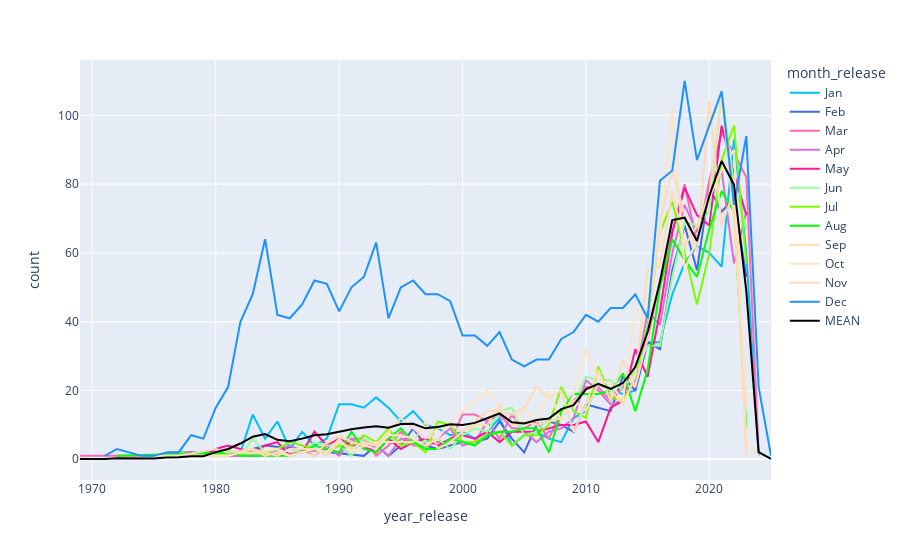

Notebook code cell kept with this figure:
### Code cell
releases_fig(dataframe)

### Figure 1 — Plotly figure (JSON) as saved in the notebook; plotly's stock layout.template omitted (floating-point values rounded to 4 significant figures)
{"data": [{"hovertemplate": "month_release=Jan<br>year_release=%{x}<br>count=%{y}<extra></extra>", "legendgroup": "Jan", "line": {"color": "deepskyblue", "dash": "solid"}, "marker": {"symbol": "circle"}, "mode": "lines", "name": "Jan", "orientation": "v", "showlegend": true, "type": "scatter", "x": [1978, 1979, 1980, 1981, 1982, 1983, 1984, 1985, 1986, 1987, 1988, 1989, 1990, 1991, 1992, 1993, 1994, 1995, 1996, 1997, 1998, 1999, 2000, 2001, 2002, 2003, 2004, 2005, 2006, 2007, 2008, 2009, 2010, 2011, 2012, 2013, 2014, 2015, 2016, 2017, 2018, 2019, 2020, 2021, 2022, 2023, 2024], "xaxis": "x", "y": [1, 2, 1, 2, 2, 13, 6, 11, 3, 8, 4, 6, 16, 16, 15, 18, 15, 11, 14, 10, 9, 7, 8, 6, 8, 12, 4, 7, 8, 6, 5, 12, 14, 22, 20, 19, 20, 34, 34, 48, 57, 62, 60, 56, 93, 60, 1], "yaxis": "y"}, {"hovertemplate": "month_release=Feb<br>year_release=%{x}<br>count=%{y}<extra></extra>", "legendgroup": "Feb", "line": {"color": "royalblue", "dash": "solid"}, "marker": {"symbol": "circle"}, "mode": "lines", "name": "Feb", "orientation": "v", "showlegend": true, "type": "scatter", "x": [1976, 1982, 1984, 1989, 1992, 1993, 1994, 1995, 1996, 1997, 1998, 1999, 2000, 2001, 2002, 2003, 2004, 2005, 2006, 2007, 2008, 2009, 2010, 2011, 2012, 2013, 2014, 2015, 2016, 2017, 2018, 2019, 2020, 2021, 2022, 2023], "xaxis": "x", "y": [2, 2, 4, 2, 1, 4, 1, 4, 9, 4, 3, 4, 5, 5, 6, 11, 6, 2, 10, 11, 10, 8, 16, 15, 14, 24, 20, 34, 32, 55, 68, 55, 79, 72, 76, 53], "yaxis": "y"}, {"hovertemplate": "month_release=Mar<br>year_release=%{x}<br>count=%{y}<extra></extra>", "legendgroup": "Mar", "line": {"color": "hotpink", "dash": "solid"}, "marker": {"symbol": "circle"}, "mode": "lines", "name": "Mar", "orientation": "v", "showlegend": true, "type": "scatter", "x": [1969, 1976, 1982, 1984, 1987, 1989, 1990, 1991, 1992, 1993, 1994, 1995, 1996, 1997, 1998, 1999, 2000, 2001, 2002, 2003, 2004, 2005, 2006, 2007, 2008, 2009, 2010, 2011, 2012, 2013, 2014, 2015, 2016, 2017, 2018, 2019, 2020, 2021, 2022, 2023, 2024], "xaxis": "x", "y": [1, 1, 1, 1, 2, 3, 2, 6, 6, 1, 4, 8, 4, 4, 5, 5, 13, 13, 11, 13, 9, 9, 11, 6, 14, 17, 21, 21, 17, 21, 27, 35, 52, 66, 80, 63, 81, 95, 89, 82, 2], "yaxis": "y"}, {"hovertemplate": "month_release=Apr<br>year_release=%{x}<br>count=%{y}<extra></extra>", "legendgroup": "Apr", "line": {"color": "orchid", "dash": "solid"}, "marker": {"symbol": "circle"}, "mode": "lines", "name": "Apr", "orientation": "v", "showlegend": true, "type": "scatter", "x": [1975, 1980, 1982, 1984, 1986, 1988, 1989, 1990, 1991, 1992, 1993, 1994, 1995, 1996, 1997, 1998, 1999, 2000, 2001, 2002, 2003, 2004, 2005, 2006, 2007, 2008, 2009, 2010, 2011, 2012, 2013, 2014, 2015, 2016, 2017, 2018, 2019, 2020, 2021, 2022, 2023], "xaxis": "x", "y": [1, 1, 1, 1, 4, 1, 4, 1, 6, 3, 4, 1, 6, 5, 5, 6, 9, 4, 5, 11, 6, 13, 8, 5, 8, 9, 12, 23, 20, 16, 17, 23, 43, 39, 60, 74, 66, 78, 84, 57, 72], "yaxis": "y"}, {"hovertemplate": "month_release=May<br>year_release=%{x}<br>count=%{y}<extra></extra>", "legendgroup": "May", "line": {"color": "deeppink", "dash": "solid"}, "marker": {"symbol": "circle"}, "mode": "lines", "name": "May", "orientation": "v", "showlegend": true, "type": "scatter", "x": [1977, 1978, 1979, 1980, 1981, 1982, 1983, 1984, 1985, 1986, 1987, 1988, 1989, 1990, 1991, 1992, 1993, 1994, 1995, 1996, 1997, 1998, 1999, 2000, 2001, 2002, 2003, 2004, 2005, 2006, 2007, 2008, 2009, 2010, 2011, 2012, 2013, 2014, 2015, 2016, 2017, 2018, 2019, 2020, 2021, 2022, 2023], "xaxis": "x", "y": [1, 2, 1, 3, 4, 3, 2, 4, 5, 1, 2, 8, 4, 6, 4, 4, 2, 6, 3, 5, 6, 4, 6, 7, 6, 8, 5, 8, 8, 8, 9, 10, 10, 11, 5, 15, 17, 32, 24, 43, 66, 79, 71, 68, 97, 83, 71], "yaxis": "y"}, {"hovertemplate": "month_release=Jun<br>year_release=%{x}<br>count=%{y}<extra></extra>", "legendgroup": "Jun", "line": {"color": "palegreen", "dash": "solid"}, "marker": {"symbol": "circle"}, "mode": "lines", "name": "Jun", "orientation": "v", "showlegend": true, "type": "scatter", "x": [1977, 1979, 1980, 1981, 1982, 1983, 1984, 1985, 1986, 1987, 1988, 1989, 1990, 1991, 1992, 1993, 1994, 1995, 1996, 1997, 1998, 1999, 2000, 2001, 2002, 2003, 2004, 2005, 2006, 2007, 2008, 2009, 2010, 2011, 2012, 2013, 2014, 2015, 2016, 2017, 2018, 2019, 2020, 2021, 2022, 2023], "xaxis": "x", "y": [2, 1, 1, 3, 1, 6, 2, 1, 3, 2, 5, 4, 4, 1, 6, 4, 7, 4, 5, 5, 6, 3, 7, 9, 8, 14, 15, 7, 8, 12, 14, 16, 24, 23, 23, 20, 26, 33, 33, 53, 69, 68, 72, 107, 80, 67], "yaxis": "y"}, {"hovertemplate": "month_release=Jul<br>year_release=%{x}<br>count=%{y}<extra></extra>", "legendgroup": "Jul", "line": {"color": "lawngreen", "dash": "solid"}, "marker": {"symbol": "circle"}, "mode": "lines", "name": "Jul", "orientation": "v", "showlegend": true, "type": "scatter", "x": [1974, 1979, 1983, 1984, 1985, 1986, 1987, 1988, 1989, 1990, 1991, 1992, 1993, 1994, 1995, 1996, 1997, 1998, 1999, 2000, 2001, 2002, 2003, 2004, 2005, 2006, 2007, 2008, 2009, 2010, 2011, 2012, 2013, 2014, 2015, 2016, 2017, 2018, 2019, 2020, 2021, 2022, 2023], "xaxis": "x", "y": [1, 1, 2, 2, 3, 5, 4, 3, 2, 4, 4, 7, 5, 9, 4, 5, 2, 11, 10, 5, 5, 7, 8, 4, 7, 7, 10, 21, 14, 12, 27, 18, 17, 24, 39, 66, 75, 60, 45, 60, 87, 97, 57], "yaxis": "y"}, {"hovertemplate": "month_release=Aug<br>year_release=%{x}<br>count=%{y}<extra></extra>", "legendgroup": "Aug", "line": {"color": "lime", "dash": "solid"}, "marker": {"symbol": "circle"}, "mode": "lines", "name": "Aug", "orientation": "v", "showlegend": true, "type": "scatter", "x": [1972, 1981, 1982, 1984, 1986, 1987, 1988, 1989, 1990, 1991, 1992, 1993, 1994, 1995, 1996, 1997, 1998, 1999, 2000, 2001, 2002, 2003, 2004, 2005, 2006, 2007, 2008, 2009, 2010, 2011, 2012, 2013, 2014, 2015, 2016, 2017, 2018, 2019, 2020, 2021, 2022, 2023], "xaxis": "x", "y": [1, 2, 1, 1, 1, 2, 4, 3, 2, 8, 3, 2, 6, 9, 5, 3, 3, 6, 5, 4, 7, 8, 8, 9, 9, 2, 14, 19, 19, 19, 20, 25, 14, 26, 50, 64, 58, 53, 67, 78, 72, 9], "yaxis": "y"}, {"hovertemplate": "month_release=Sep<br>year_release=%{x}<br>count=%{y}<extra></extra>", "legendgroup": "Sep", "line": {"color": "navajowhite", "dash": "solid"}, "marker": {"symbol": "circle"}, "mode": "lines", "name": "Sep", "orientation": "v", "showlegend": true, "type": "scatter", "x": [1976, 1977, 1978, 1981, 1982, 1983, 1984, 1985, 1986, 1987, 1988, 1989, 1990, 1991, 1992, 1993, 1994, 1995, 1996, 1997, 1998, 1999, 2000, 2001, 2002, 2003, 2004, 2005, 2006, 2007, 2008, 2009, 2010, 2011, 2012, 2013, 2014, 2015, 2016, 2017, 2018, 2019, 2020, 2021, 2022, 2023], "xaxis": "x", "y": [1, 1, 1, 1, 2, 3, 1, 2, 1, 2, 1, 5, 7, 5, 4, 5, 5, 5, 5, 11, 3, 5, 8, 10, 10, 16, 10, 11, 10, 11, 12, 17, 14, 22, 20, 16, 24, 55, 56, 78, 62, 68, 77, 106, 69, 16], "yaxis": "y"}, {"hovertemplate": "month_release=Oct<br>year_release=%{x}<br>count=%{y}<extra></extra>", "legendgroup": "Oct", "line": {"color": "bisque", "dash": "solid"}, "marker": {"symbol": "circle"}, "mode": "lines", "name": "Oct", "orientation": "v", "showlegend": true, "type": "scatter", "x": [1975, 1980, 1981, 1982, 1983, 1985, 1986, 1987, 1988, 1989, 1990, 1991, 1992, 1993, 1994, 1995, 1996, 1997, 1998, 1999, 2000, 2001, 2002, 2003, 2004, 2005, 2006, 2007, 2008, 2009, 2010, 2011, 2012, 2013, 2014, 2015, 2016, 2017, 2018, 2019, 2020, 2021, 2022, 2023, 2024], "xaxis": "x", "y": [1, 1, 1, 2, 2, 3, 1, 2, 3, 2, 6, 2, 4, 3, 7, 7, 6, 4, 6, 11, 14, 17, 20, 16, 10, 15, 11, 20, 11, 19, 32, 23, 22, 17, 43, 45, 64, 102, 55, 64, 76, 84, 90, 5, 1], "yaxis": "y"}, {"hovertemplate": "month_release=Nov<br>year_release=%{x}<br>count=%{y}<extra></extra>", "legendgroup": "Nov", "line": {"color": "peachpuff", "dash": "solid"}, "marker": {"symbol": "circle"}, "mode": "lines", "name": "Nov", "orientation": "v", "showlegend": true, "type": "scatter", "x": [1977, 1980, 1981, 1983, 1984, 1985, 1986, 1987, 1988, 1989, 1990, 1991, 1992, 1993, 1994, 1995, 1996, 1997, 1998, 1999, 2000, 2001, 2002, 2003, 2004, 2005, 2006, 2007, 2008, 2009, 2010, 2011, 2012, 2013, 2014, 2015, 2016, 2017, 2018, 2019, 2020, 2021, 2022, 2023], "xaxis": "x", "y": [1, 3, 2, 3, 2, 1, 3, 3, 3, 1, 5, 3, 5, 4, 8, 12, 9, 6, 9, 10, 8, 11, 14, 14, 13, 15, 21, 18, 20, 8, 16, 26, 17, 29, 21, 35, 69, 84, 71, 60, 104, 68, 78, 1], "yaxis": "y"}, {"hovertemplate": "month_release=Dec<br>year_release=%{x}<br>count=%{y}<extra></extra>", "legendgroup": "Dec", "line": {"color": "dodgerblue", "dash": "solid"}, "marker": {"symbol": "circle"}, "mode": "lines", "name": "Dec", "orientation": "v", "showlegend": true, "type": "scatter", "x": [1971, 1972, 1974, 1975, 1976, 1977, 1978, 1979, 1980, 1981, 1982, 1983, 1984, 1985, 1986, 1987, 1988, 1989, 1990, 1991, 1992, 1993, 1994, 1995, 1996, 1997, 1998, 1999, 2000, 2001, 2002, 2003, 2004, 2005, 2006, 2007, 2008, 2009, 2010, 2011, 2012, 2013, 2014, 2015, 2016, 2017, 2018, 2019, 2020, 2021, 2022, 2023, 2024, 2025], "xaxis": "x", "y": [1, 3, 1, 1, 2, 2, 7, 6, 15, 21, 40, 48, 64, 42, 41, 45, 52, 51, 43, 50, 53, 63, 41, 50, 52, 48, 48, 46, 36, 36, 33, 37, 29, 27, 29, 29, 35, 37, 42, 40, 44, 44, 48, 41, 81, 84, 110, 87, 97, 107, 74, 94, 21, 1], "yaxis": "y"}, {"hovertemplate": "month_release=MEAN<br>year_release=%{x}<br>count=%{y}<extra></extra>", "legendgroup": "MEAN", "line": {"color": "black", "dash": "solid"}, "marker": {"symbol": "circle"}, "mode": "lines", "name": "MEAN", "orientation": "v", "showlegend": true, "type": "scatter", "x": ["1969", "1971", "1972", "1974", "1975", "1976", "1977", "1978", "1979", "1980", "1981", "1982", "1983", "1984", "1985", "1986", "1987", "1988", "1989", "1990", "1991", "1992", "1993", "1994", "1995", "1996", "1997", "1998", "1999", "2000", "2001", "2002", "2003", "2004", "2005", "2006", "2007", "2008", "2009", "2010", "2011", "2012", "2013", "2014", "2015", "2016", "2017", "2018", "2019", "2020", "2021", "2022", "2023", "2024", "2025"], "xaxis": "x", "y": [0.08333, 0.08333, 0.3333, 0.1667, 0.25, 0.5, 0.5833, 0.9167, 0.9167, 2.083, 3, 4.583, 6.583, 7.333, 5.667, 5.25, 6, 7, 7.25, 8, 8.75, 9.25, 9.583, 9.167, 10.25, 10.33, 9, 9.417, 10.17, 10, 10.58, 11.92, 13.33, 10.75, 10.42, 11.42, 11.83, 14.58, 15.75, 20.33, 21.92, 20.5, 22.17, 26.83, 37, 51.58, 69.58, 70.25, 63.5, 76.58, 86.75, 79.83, 48.92, 2.083, 0.08333], "yaxis": "y"}], "layout": {"legend": {"title": {"text": "month_release"}, "tracegroupgap": 0}, "margin": {"t": 60}, "xaxis": {"anchor": "y", "domain": [0, 1], "title": {"text": "year_release"}}, "yaxis": {"anchor": "x", "domain": [0, 1], "title": {"text": "count"}}}}
